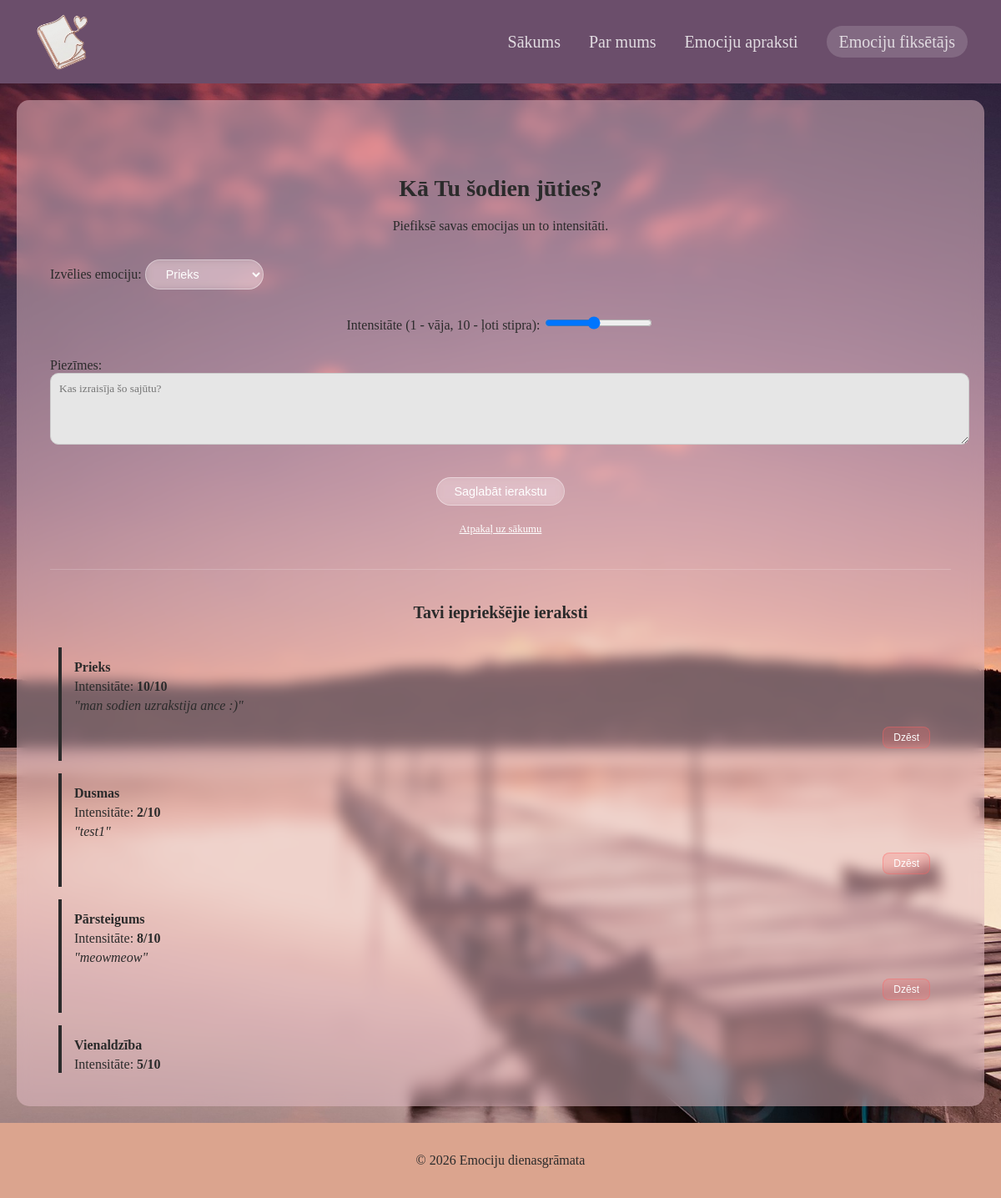
The app's page /log_mood with its own data.
### tables this page shows
CREATE TABLE mood_logs (
	id INTEGER NOT NULL PRIMARY KEY AUTOINCREMENT,
	emotion_id INTEGER,
	intensity INTEGER,
	note TEXT,
	CONSTRAINT mood_logs_emotions_FK FOREIGN KEY (emotion_id) REFERENCES emotions(id)
);

CREATE TABLE emotions (
	id INTEGER NOT NULL PRIMARY KEY AUTOINCREMENT,
	vards TEXT NOT NULL,
	apraksts TEXT,
	category_id INTEGER NOT NULL, garaks_apraksts TEXT,
	CONSTRAINT emotions_categories_FK FOREIGN KEY (category_id) REFERENCES categories(id)
);

### app.py (the view, shortened to what this page needs)
@app.route('/log_mood', methods=['GET', 'POST'])
def log_mood():
    conn = get_db_connection()
    emotions = conn.execute('SELECT * FROM emotions').fetchall()
    logs = conn.execute('''
        SELECT mood_logs.*, emotions.vards
        FROM mood_logs
        JOIN emotions ON mood_logs.emotion_id = emotions.id
    ''').fetchall()
    conn.close()
    return render_template('log_mood.html', emotions=emotions, logs=logs)

### app.py (called while the page is built)
def get_db_connection():
    db = Path(__file__).parent / "emociju-dienasgramata.db"
    conn = sqlite3.connect(db)
    conn.row_factory = sqlite3.Row
    return conn

### templates/log_mood.html (shortened to what this page needs)
{% extends "base.html" %}
{% block content %}
<div class="main-glass-box" style="margin-top: 50px;">
    <h2>Kā Tu šodien jūties?</h2>
    <p>Piefiksē savas emocijas un to intensitāti.</p>
    <form action="{{ url_for('log_mood') }}" method="POST">
        <div class="form-group">
            <label>Izvēlies emociju:</label>
            <select name="emotion_id" class="btn">
                {% for emotion in emotions %}
                    <option value="{{ emotion.id }}">{{ emotion.vards }}</option>
                {% endfor %}
            </select>
        </div>
        <div style="margin: 30px 0;">
            <label>Intensitāte (1 - vāja, 10 - ļoti stipra):</label>
            <input type="range" name="intensity" min="1" max="10" value="5" class="slider">
        </div>
        <div class="form-group">
            <label>Piezīmes:</label>
            <textarea name="note" placeholder="Kas izraisīja šo sajūtu?" rows="4"></textarea>
        </div>
        <button type="submit" class="btn">Saglabāt ierakstu</button>
        <br><br>
        <a href="{{ url_for('index') }}" style="color: white; font-size: 0.8rem;">Atpakaļ uz sākumu</a>
    </form>
</div>
<hr style="margin: 40px 0; border: 0; border-top: 1px solid #ffffff33;">
<h3>Tavi iepriekšējie ieraksti</h3>
<div class="logs-container">
    {% for log in logs %}
    <div class="main-glass-box" style="margin-bottom: 15px; padding: 15px; text-align: left; position: relative;">
    <div style="display: flex; justify-content: space-between; align-items: center;">
        <strong>{{ log.vards }}</strong>
    </div>
    <div style="margin: 5px 0;">
        <span>Intensitāte: <strong>{{ log.intensity }}/10</strong></span>
    </div>
    {% if log.note %}
        <p style="font-style: italic; margin-top: 5px;">"{{ log.note }}"</p>
    {% endif %}
    <form action="{{ url_for('delete_log', log_id=log.id) }}" method="POST" style="margin-top: 10px; text-align: right;">
        <button type="submit" class="delete-btn" onclick="return confirm('Vai tiešām vēlies dzēst šo ierakstu?')">Dzēst</button>
    </form>
</div>
    {% else %}
        <p>Vēl nav neviena ieraksta. Sāc savu dienasgrāmatu!</p>
    {% endfor %}
</div>
{% endblock %}

### static/style.css (style rules this page uses)
body { font-family:Cambria, Cochin, Georgia, Times, 'Times New Roman', serif; background-image: url("/static/images/your_background.jpg"); background-attachment: fixed; background-size: cover; background-position: center; background-repeat: no-repeat; color: #2b2b2b; margin: 0; padding: 0; }
.btn { display: inline-block; margin-top: 15px; padding: 8px 20px; background: #ffffff33; border: 1px solid #ffffff66; border-radius: 20px; color: white; text-decoration: none; font-size: 0.9rem; font-weight: 500; transition: all 0.3s ease; backdrop-filter: blur(5px); }
.form-group { margin-bottom: 20px; text-align: left; }
textarea { width: 100%; background: #e6e6e6; border: 1px solid #cccccc; border-radius: 10px; padding: 10px; color: #2b2b2b; font-family: inherit; }
.logs-container { max-height: 500px; overflow-y: auto; padding: 10px; }
.logs-container .main-glass-box { border-left: 4px solid #2b2b2b; }
.delete-btn { background: rgba(255, 100, 100, 0.2); color: white; border: 1px solid rgba(255, 100, 100, 0.4); padding: 5px 12px; border-radius: 8px; font-size: 0.75rem; cursor: pointer; transition: 0.3s; }
select option { background-color: white; color: #333; }
h2 { font-size: 28px; margin-bottom: 20px; color: #2b2b2b; text-align: center; }
h3 { font-size: 20px; margin-bottom: 20px; color: #2b2b2b; text-align: center; }

### records on screen
mood_logs: vards "Prieks", intensity "10", note "man sodien uzrakstija ance :)"
mood_logs: vards "Dusmas", intensity "2", note "test1"
mood_logs: vards "Pārsteigums", intensity "8", note "meowmeow"
mood_logs: vards "Vienaldzība", intensity "5"

### other values on screen
form field emotion_id "Prieks"
